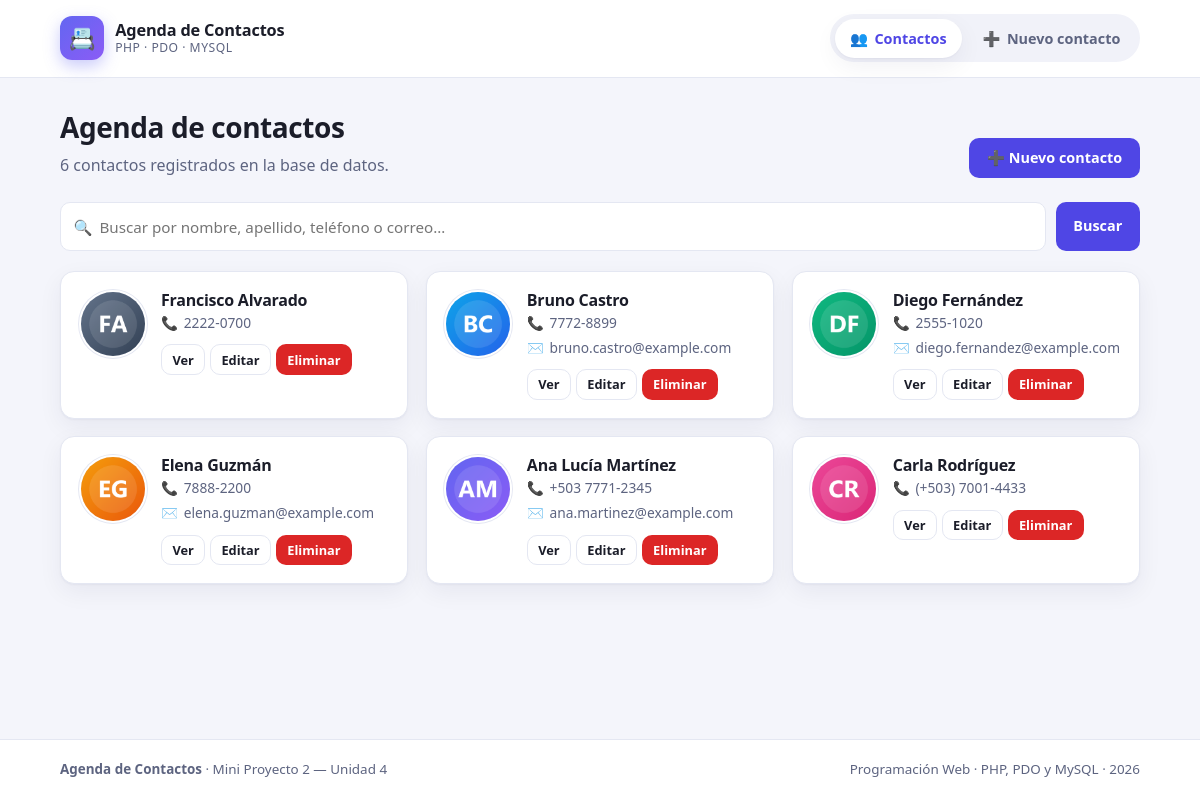
The page / on the database its author committed.
### tables this page shows
CREATE TABLE contactos (
    id             INT UNSIGNED NOT NULL AUTO_INCREMENT,
    nombre         VARCHAR(100)  NOT NULL,
    apellido       VARCHAR(100)  NOT NULL,
    telefono       VARCHAR(30)   NOT NULL,
    foto           VARCHAR(255)  NOT NULL,
    email          VARCHAR(150)  DEFAULT NULL,
    direccion      VARCHAR(255)  DEFAULT NULL,
    notas          TEXT          DEFAULT NULL,
    creado_en      TIMESTAMP     NOT NULL DEFAULT CURRENT_TIMESTAMP,
    actualizado_en TIMESTAMP     NOT NULL DEFAULT CURRENT_TIMESTAMP
                                 ON UPDATE CURRENT_TIMESTAMP,
    PRIMARY KEY (id),
    KEY idx_nombre_apellido (nombre, apellido),
    KEY idx_telefono (telefono),
    KEY idx_email (email)
);

### includes/funciones.php (called while the page is built, shortened)
<?php
function e(mixed $valor): string
{
    return htmlspecialchars((string) $valor, ENT_QUOTES | ENT_SUBSTITUTE, 'UTF-8');
}

### index.php (the view, shortened to what this page needs)
<?php
require_once __DIR__ . '/config/db.php';
require_once __DIR__ . '/includes/funciones.php';
$busqueda   = trim((string) ($_GET['q'] ?? ''));
$pagina     = max(1, (int) ($_GET['pagina'] ?? 1));
$porPagina  = 9;
$condicion = '';
$parametros = [];
$stmt = $pdo->prepare("SELECT COUNT(*) FROM contactos $condicion");
$stmt->execute($parametros);
$total = (int) $stmt->fetchColumn();
$totalPaginas = max(1, (int) ceil($total / $porPagina));
$pagina       = min($pagina, $totalPaginas);
$desplazamiento = ($pagina - 1) * $porPagina;
$sql = "SELECT id, nombre, apellido, telefono, email, foto
          FROM contactos
          $condicion
      ORDER BY apellido ASC, nombre ASC
         LIMIT :limite OFFSET :desplazamiento";
$stmt = $pdo->prepare($sql);
$stmt->bindValue(':limite', $porPagina, PDO::PARAM_INT);
$stmt->bindValue(':desplazamiento', $desplazamiento, PDO::PARAM_INT);
$stmt->execute();
$contactos = $stmt->fetchAll();
require __DIR__ . '/includes/header.php';
?>
<div class="encabezado-pagina">
    <div>
        <h1>Agenda de contactos</h1>
        <p><?= $total ?> contacto<?= $total === 1 ? '' : 's' ?> registrado<?= $total === 1 ? '' : 's' ?> en la base de datos.</p>
    </div>
    <a class="boton" href="crear.php">➕ Nuevo contacto</a>
</div>
<form class="buscador" action="index.php" method="get" role="search">
    <div class="buscador__campo">
        <span aria-hidden="true">🔍</span>
        <input type="search" name="q" id="q" value="<?= e($busqueda) ?>"
               placeholder="Buscar por nombre, apellido, teléfono o correo…"
               aria-label="Buscar contactos" maxlength="100">
    </div>
    <button class="boton" type="submit">Buscar</button>
</form>
<?php if ($contactos): ?>
    <ul class="rejilla">
        <?php foreach ($contactos as $contacto): ?>
            <li class="contacto">
                <img class="contacto__foto"
                     src="<?= e(URL_ARCHIVOS . $contacto['foto']) ?>"
                     alt="Fotografía de <?= e($contacto['nombre'] . ' ' . $contacto['apellido']) ?>"
                     width="68" height="68" loading="lazy">
                <div class="contacto__cuerpo">
                    <h2 class="contacto__nombre">
                        <a href="ver.php?id=<?= (int) $contacto['id'] ?>">
                            <?= e($contacto['nombre'] . ' ' . $contacto['apellido']) ?>
                        </a>
                    </h2>
                    <p class="contacto__dato">
                        <span aria-hidden="true">📞</span><?= e($contacto['telefono']) ?>
                    </p>
                    <?php if (!empty($contacto['email'])): ?>
                        <p class="contacto__dato">
                            <span aria-hidden="true">✉️</span><?= e($contacto['email']) ?>
                        </p>
                    <?php endif; ?>
                    <div class="contacto__acciones">
                        <a class="boton boton--secundario" href="ver.php?id=<?= (int) $contacto['id'] ?>">Ver</a>
                        <a class="boton boton--secundario" href="editar.php?id=<?= (int) $contacto['id'] ?>">Editar</a>
                        <a class="boton boton--peligro" href="eliminar.php?id=<?= (int) $contacto['id'] ?>">Eliminar</a>
                    </div>
                </div>
            </li>
        <?php endforeach; ?>
    </ul>
<?php endif; ?>
<?php require __DIR__ . '/includes/footer.php'; ?>

### includes/header.php (shortened to what this page needs)
<!DOCTYPE html>
<html lang="es">
<head>
    <link rel="stylesheet" href="css/styles.css">
</head>
<body>
<header class="cabecera">
    <div class="cabecera__interior">
        <a class="marca" href="index.php">
            <span class="marca__icono" aria-hidden="true">📇</span>
            <span class="marca__texto">
                <strong>Agenda de Contactos</strong>
                <small>PHP · PDO · MySQL</small>
            </span>
        </a>
        <?php require __DIR__ . '/menu.php'; ?>
    </div>
</header>
<main class="contenido" id="contenido">

### includes/menu.php
<?php
$archivoActual = basename((string) $_SERVER['PHP_SELF']);
$opciones = [
    'index.php'  => ['texto' => 'Contactos', 'icono' => '👥'],
    'crear.php'  => ['texto' => 'Nuevo contacto', 'icono' => '➕'],
];
?>
<nav class="menu" aria-label="Navegación principal">
    <?php foreach ($opciones as $archivo => $opcion): ?>
        <?php $activo = $archivoActual === $archivo; ?>
        <a href="<?= e($archivo) ?>"
           class="menu__enlace<?= $activo ? ' menu__enlace--activo' : '' ?>"
           <?= $activo ? 'aria-current="page"' : '' ?>>
            <span aria-hidden="true"><?= $opcion['icono'] ?></span>
            <?= e($opcion['texto']) ?>
        </a>
    <?php endforeach; ?>
</nav>

### includes/footer.php
</main>
<footer class="pie">
    <div class="pie__interior">
        <p><strong>Agenda de Contactos</strong> · Mini Proyecto 2 — Unidad 4</p>
        <p>Programación Web · PHP, PDO y MySQL · <?= date('Y') ?></p>
    </div>
</footer>
</body>
</html>

### rows shown on the page
contactos: foto (picture), nombre+apellido "Francisco Alvarado", telefono "2222-0700"
contactos: foto (picture), nombre+apellido "Bruno Castro", telefono "7772-8899", email "bruno.castro@example.com"
contactos: foto (picture), nombre+apellido "Diego Fernández", telefono "2555-1020", email "diego.fernandez@example.com"
contactos: foto (picture), nombre+apellido "Elena Guzmán", telefono "7888-2200", email "elena.guzman@example.com"
contactos: foto (picture), nombre+apellido "Ana Lucía Martínez", telefono "+503 7771-2345", email "ana.martinez@example.com"
contactos: foto (picture), nombre+apellido "Carla Rodríguez", telefono "(+503) 7001-4433"

### other values the page prints
$opcion['icono'] "👥"
$opcion['texto'] "Contactos"
$opcion['icono'] "➕"
$opcion['texto'] "Nuevo contacto"
$total "6"
